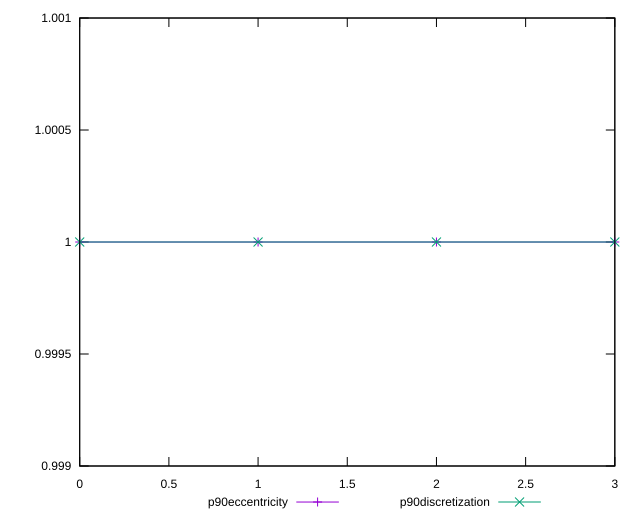

This chart was generated by the following gnuplot code:
reset

$p90Eccentricity <<EOF
0 0.9999999999999991
1 0.9999999999999997
2 1.0000000000000009
3 1.0000000000000002
EOF

$p90Discretization <<EOF
0 1
1 1
2 1
3 1
EOF

set key outside below
set xrange [0:3]
set yrange [0.9989999999999991:1.0010000000000008]
set trange [0.9989999999999991:1.0010000000000008]
set terminal svg size 640, 520 enhanced background rgb 'white'
set output "reports/report_00028_2021-02-24T12-49-42.674Z/meta/pScore/progression/eccentricity.svg"

plot $p90Eccentricity title "p90eccentricity" with linespoints, \
     $p90Discretization title "p90discretization" with linespoints

reset
